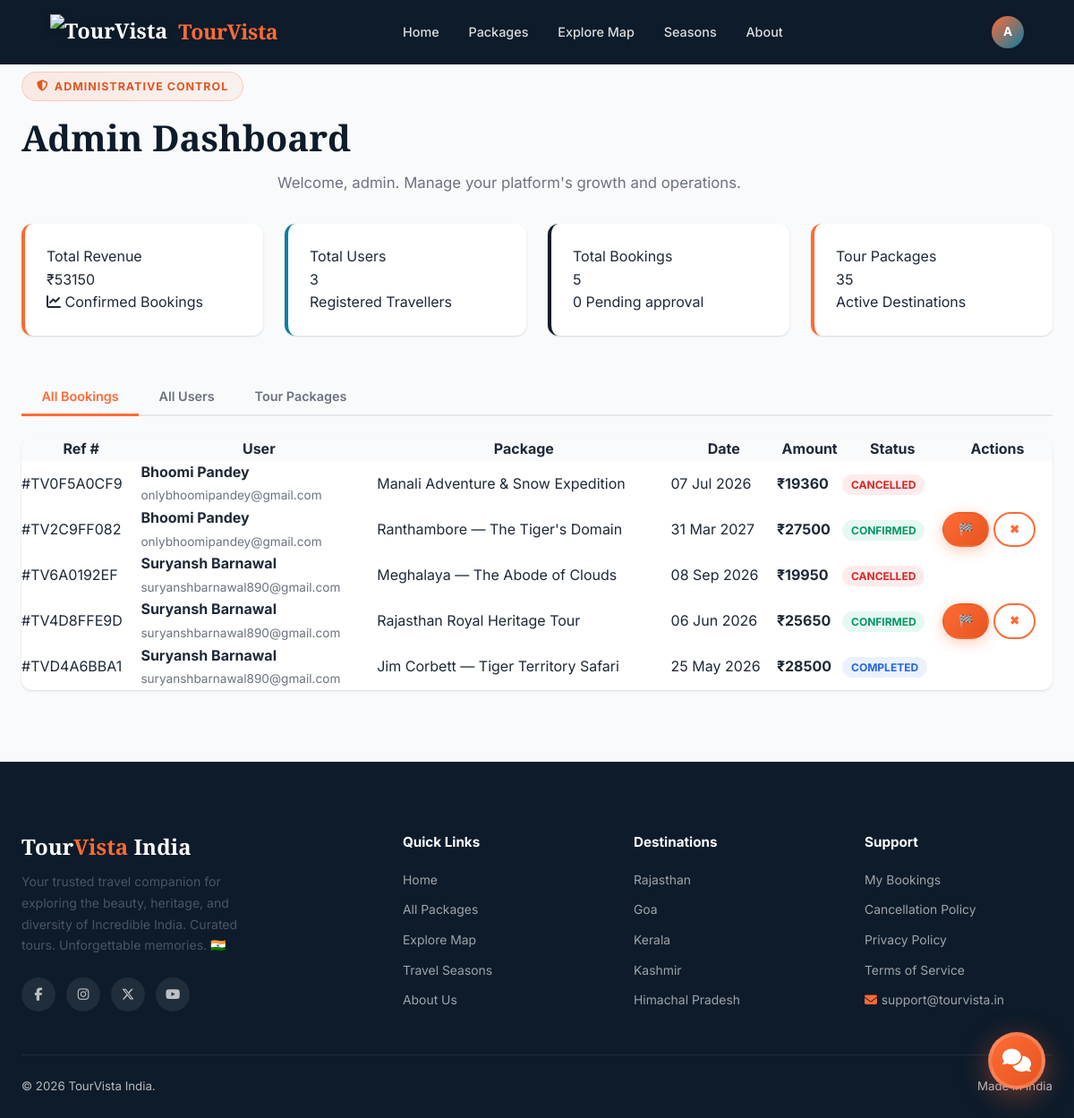
Page /accounts/admin-dashboard/ (signed in) on the earlier database version.
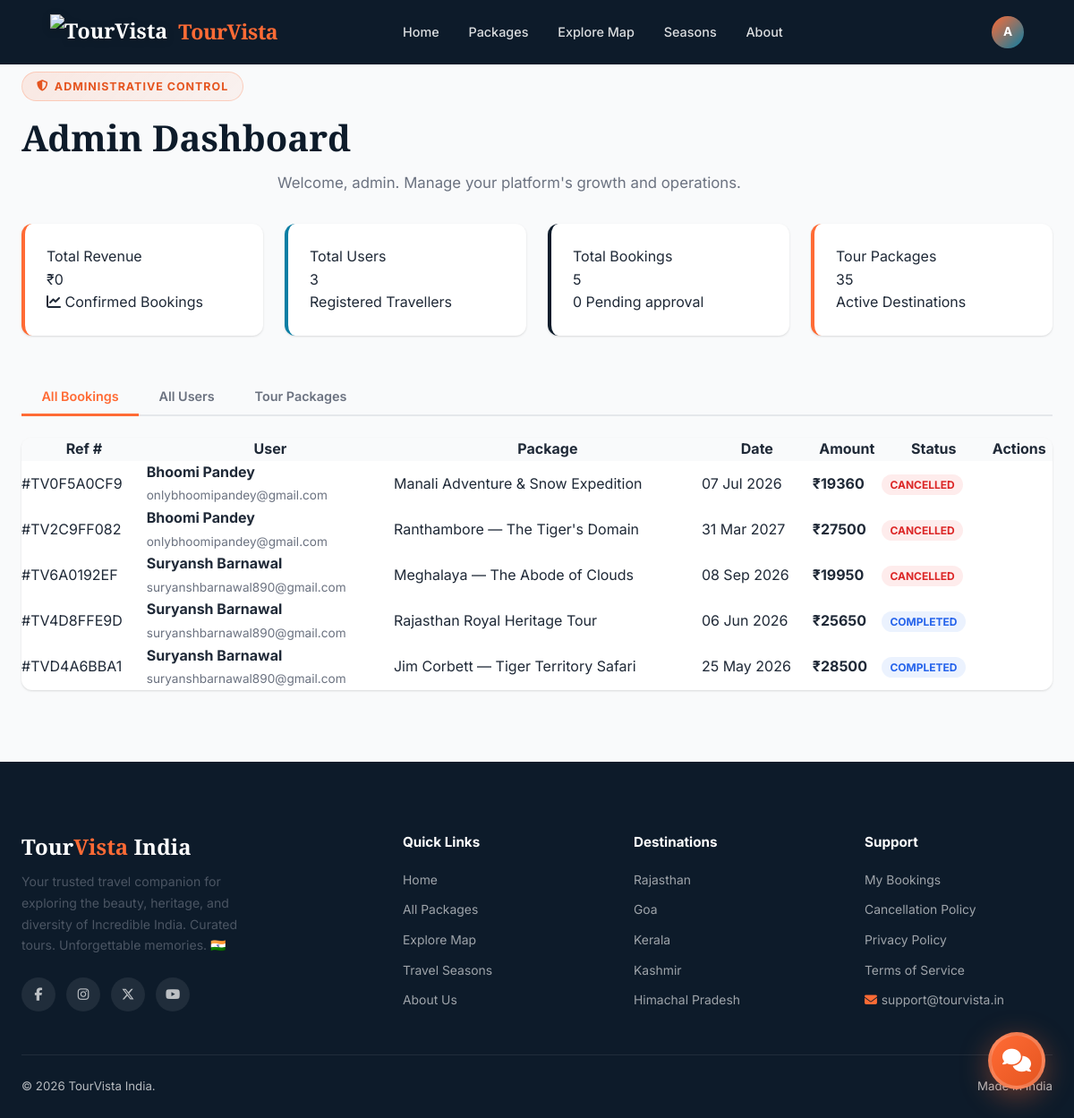
Same page on the later database version.
### bookings/models.py (models this page shows, shortened)
class Booking(models.Model):
    booking_ref = models.CharField(max_length=12, unique=True, blank=True)
    user = models.ForeignKey(User, on_delete=models.CASCADE, related_name='bookings')
    package = models.ForeignKey(TourPackage, on_delete=models.CASCADE, related_name='bookings')
    first_name = models.CharField(max_length=50)
    last_name = models.CharField(max_length=50)
    email = models.EmailField()
    phone = models.CharField(max_length=15)
    num_travellers = models.PositiveIntegerField(default=1)
    travel_date = models.DateField()
    special_requests = models.TextField(blank=True)
    price_per_person = models.DecimalField(max_digits=10, decimal_places=2)
    total_amount = models.DecimalField(max_digits=12, decimal_places=2)
    status = models.CharField(max_length=20, choices=BOOKING_STATUS, default='pending')
    created_at = models.DateTimeField(auto_now_add=True)
    updated_at = models.DateTimeField(auto_now=True)
    class Meta:
        ordering = ['-created_at']
    @property
    def full_name(self):
        return f"{self.first_name} {self.last_name}"

### core/models.py (models this page shows, shortened)
class TourPackage(models.Model):
    title = models.CharField(max_length=255)
    slug = models.SlugField(unique=True, blank=True)
    destination = models.ForeignKey(Destination, on_delete=models.SET_NULL, null=True, blank=True)
    state = models.CharField(max_length=50, choices=INDIAN_STATES, default='rajasthan')
    description = models.TextField()
    highlights = models.TextField(blank=True, help_text="One highlight per line")
    itinerary = models.TextField(blank=True, help_text="Day-wise itinerary")
    inclusions = models.TextField(blank=True)
    exclusions = models.TextField(blank=True)
    duration_days = models.PositiveIntegerField(default=3)
    max_group_size = models.PositiveIntegerField(default=20)
    price_per_person = models.DecimalField(max_digits=10, decimal_places=2)
    discount_percent = models.PositiveIntegerField(default=0)
    difficulty = models.CharField(max_length=20, choices=DIFFICULTY_LEVELS, default='easy')
    best_season = models.CharField(max_length=20, choices=SEASONS, default='all')
    transportation = models.CharField(max_length=30, choices=TRANSPORT_CHOICES, default='flight')
    accommodation = models.CharField(max_length=30, choices=ACCOMMODATION_CHOICES, default='hotel')
    hotel_name = models.CharField(max_length=255, blank=True, help_text="Specific hotel name, e.g. Taj Lake Palace")
    hotel_star_rating = models.PositiveIntegerField(
        null=True, blank=True,
        choices=[(i, f'{i} Star') for i in range(1, 6)],
        help_text="Hotel star rating 1–5"
    )
    transport_details = models.CharField(max_length=255, blank=True, help_text="e.g. Indigo Flight + Private Innova Crysta")
    main_image = models.ImageField(upload_to='packages/', null=True, blank=True)
    image_2 = models.ImageField(upload_to='packages/', null=True, blank=True)
    image_3 = models.ImageField(upload_to='packages/', null=True, blank=True)
    image_4 = models.ImageField(upload_to='packages/', null=True, blank=True)
    is_featured = models.BooleanField(default=False)
    is_active = models.BooleanField(default=True)
    created_at = models.DateTimeField(auto_now_add=True)
    updated_at = models.DateTimeField(auto_now=True)
    city_name = models.CharField(max_length=100, blank=True, help_text="City name for weather API (e.g. Jaipur)")
    class Meta:
        ordering = ['-is_featured', '-created_at']

### accounts/views.py (the view)
# urls.py: path('admin-dashboard/', views.admin_dashboard, name='admin_dashboard'),
@login_required
def admin_dashboard(request):
    if not request.user.is_staff:
        messages.error(request, 'Access denied. Admins only.')
        return redirect('accounts:dashboard')
    all_users = User.objects.all().select_related('profile')
    all_bookings = Booking.objects.all().select_related('user', 'package').order_by('-created_at')
    from core.models import TourPackage
    all_packages = TourPackage.objects.all()
    total_revenue = sum(b.total_amount for b in all_bookings if b.status == 'confirmed')
    pending_bookings = all_bookings.filter(status='pending').count()
    context = {
        'all_users': all_users,
        'all_bookings': all_bookings,
        'all_packages': all_packages,
        'total_users': all_users.count(),
        'total_bookings': all_bookings.count(),
        'total_packages': all_packages.count(),
        'total_revenue': total_revenue,
        'pending_count': pending_bookings,
    }
    return render(request, 'accounts/admin_dashboard.html', context)

### templates/accounts/admin_dashboard.html (shortened to what this page needs)
{% extends 'base.html' %}
{% load static %}
{% block content %}
<div class="section" style="background:var(--gray-50); min-height:80vh">
    <div class="container">
        <div class="section-header" style="text-align:left; margin-bottom:2rem">
            <div class="badge-tag"><i class="fas fa-shield-alt"></i> Administrative Control</div>
            <h2>Admin Dashboard</h2>
            <p>Welcome, {{ user.first_name|default:user.username }}. Manage your platform's growth and operations.</p>
        </div>
        <div style="display:grid; grid-template-columns:repeat(auto-fit, minmax(240px, 1fr)); gap:1.5rem; margin-bottom:3rem">
            <div style="background:white; padding:1.5rem; border-radius:var(--radius); box-shadow:var(--shadow-sm); border-left:4px solid var(--saffron)">
                <div class="label">Total Revenue</div>
                <div class="value">₹{{ total_revenue|floatformat:0 }}</div>
                <div class="meta"><i class="fas fa-chart-line"></i> Confirmed Bookings</div>
            </div>
            <div style="background:white; padding:1.5rem; border-radius:var(--radius); box-shadow:var(--shadow-sm); border-left:4px solid var(--teal)">
                <div class="label">Total Users</div>
                <div class="value">{{ total_users }}</div>
                <div class="meta">Registered Travellers</div>
            </div>
            <div style="background:white; padding:1.5rem; border-radius:var(--radius); box-shadow:var(--shadow-sm); border-left:4px solid var(--navy)">
                <div class="label">Total Bookings</div>
                <div class="value">{{ total_bookings }}</div>
                <div class="meta">{{ pending_count }} Pending approval</div>
            </div>
            <div style="background:white; padding:1.5rem; border-radius:var(--radius); box-shadow:var(--shadow-sm); border-left:4px solid var(--saffron)">
                <div class="label">Tour Packages</div>
                <div class="value">{{ total_packages }}</div>
                <div class="meta">Active Destinations</div>
            </div>
        </div>
        <div class="detail-tabs" style="margin-bottom:1.5rem">
            <button class="tab-btn active" data-tab="tab-bookings">All Bookings</button>
            <button class="tab-btn" data-tab="tab-users">All Users</button>
            <button class="tab-btn" data-tab="tab-packages">Tour Packages</button>
        </div>
        <div class="tab-panel active" id="tab-bookings">
            <div style="background:white; border-radius:var(--radius); box-shadow:var(--shadow-sm); overflow-x:auto">
                <table style="width:100%; border-collapse:collapse;">
                    <thead>
                        <tr style="background:var(--gray-50)">
                            <th>Ref #</th>
                            <th>User</th>
                            <th>Package</th>
                            <th>Date</th>
                            <th>Amount</th>
                            <th>Status</th>
                            <th>Actions</th>
                        </tr>
                    </thead>
                    <tbody>
                        {% for b in all_bookings %}
                        <tr>
                            <td>#{{ b.booking_ref }}</td>
                            <td>
                                <strong>{{ b.full_name|default:"N/A" }}</strong><br>
                                <small>{{ b.user.email|default:"—" }}</small>
                            </td>
                            <td>{{ b.package.title }}</td>
                            <td>{{ b.travel_date|date:"d M Y" }}</td>
                            <td><strong>₹{{ b.total_amount|floatformat:0 }}</strong></td>
                            <td>
                                <span class="badge status-{{ b.status|default:'unknown' }}">
                                    {{ b.status|title }}
                                </span>
                            </td>
                            <td>
                                {% if b.status == 'confirmed' %}
                                    <a href="{% url 'accounts:admin_update_booking_status' b.id 'completed' %}" class="btn btn-primary btn-sm">🏁</a>
                                {% endif %}
                                {% if b.status != 'cancelled' and b.status != 'completed' %}
                                    <a href="{% url 'accounts:admin_update_booking_status' b.id 'cancelled' %}" class="btn btn-outline btn-sm">✖</a>
                                {% endif %}
                            </td>
                        </tr>
                        {% empty %}
                        <tr>
                            <td colspan="7" style="text-align:center; padding:2rem;">
                                No bookings found.
                            </td>
                        </tr>
                        {% endfor %}
                    </tbody>
                </table>
            </div>
        </div>
    </div>
</div>
{% endblock %}

### templates/base.html (shortened to what this page needs)
{% load static %}
<!DOCTYPE html>
<html lang="en">
<head>
  <link rel="stylesheet" href="https://cdnjs.cloudflare.com/ajax/libs/font-awesome/6.5.1/css/all.min.css">
  <link rel="stylesheet" href="{% static 'css/style.css' %}">
  <link rel="stylesheet" href="https://unpkg.com/leaflet@1.9.4/dist/leaflet.css">
  <link rel="stylesheet" href="https://unpkg.com/aos@2.3.1/dist/aos.css">
</head>
<body>
  <nav class="navbar {% block navbar_class %}solid{% endblock %}" id="main-navbar">
    <div class="container" style="display:flex;align-items:center;width:100%;gap:2rem">
      <a href="{% url 'core:home' %}" class="nav-brand" style="display:flex;align-items:center;gap:.75rem">
        <img src="{% static 'img/logo.png' %}" alt="TourVista"
          style="height:40px;width:auto;filter:drop-shadow(0 2px 4px rgba(0,0,0,.2))">
        <span style="font-family:'Playfair Display',serif;font-weight:700;letter-spacing:-0.02em">Tour<span
            style="color:var(--saffron)">Vista</span></span>
      </a>
      <div class="nav-links">
        <a href="{% url 'core:home' %}" {% if request.resolver_match.url_name == 'home' %}class="active" {% endif %}>Home</a>
        <a href="{% url 'core:packages' %}" {% if 'package' in request.resolver_match.url_name %}class="active" {% endif %}>Packages</a>
        <a href="{% url 'core:explore_map' %}">Explore Map</a>
        <a href="{% url 'core:seasons' %}">Seasons</a>
        <a href="{% url 'core:about' %}">About</a>
      </div>
      <div class="nav-actions" style="margin-left:auto;flex-shrink:0">
        {% if user.is_authenticated %}
        <div class="nav-dropdown">
          <div class="nav-avatar" title="{{ user.username }}">
            {% if user.first_name %}{{ user.first_name.0|upper }}{% else %}{{ user.username.0|upper }}{% endif %}
          </div>
        </div>
        {% else %}
        <a href="{% url 'accounts:login' %}" class="btn btn-outline btn-sm"
          style="color:white;border-color:rgba(255,255,255,.4)">Login</a>
        <a href="{% url 'accounts:register' %}" class="btn btn-primary btn-sm">Sign Up Free</a>
        {% endif %}
      </div>
    </div>
  </nav>
  {% block content %}{% endblock %}
  <footer class="footer">
    <div class="container">
      <div class="footer-grid">
        <div class="footer-brand">
          <h3>Tour<span>Vista</span> India</h3>
          <p>Your trusted travel companion for exploring the beauty, heritage, and diversity of Incredible India.
            Curated tours. Unforgettable memories. 🇮🇳</p>
          <div class="footer-social">
            <a href="#" aria-label="Facebook"><i class="fab fa-facebook-f"></i></a>
            <a href="#" aria-label="Instagram"><i class="fab fa-instagram"></i></a>
            <a href="#" aria-label="Twitter"><i class="fab fa-x-twitter"></i></a>
            <a href="#" aria-label="YouTube"><i class="fab fa-youtube"></i></a>
          </div>
        </div>
        <div class="footer-col">
          <h4>Quick Links</h4>
          <ul>
            <li><a href="{% url 'core:home' %}">Home</a></li>
            <li><a href="{% url 'core:packages' %}">All Packages</a></li>
            <li><a href="{% url 'core:explore_map' %}">Explore Map</a></li>
            <li><a href="{% url 'core:seasons' %}">Travel Seasons</a></li>
            <li><a href="{% url 'core:about' %}">About Us</a></li>
          </ul>
        </div>
        <div class="footer-col">
          <h4>Destinations</h4>
          <ul>
            <li><a href="{% url 'core:packages' %}?state=rajasthan">Rajasthan</a></li>
            <li><a href="{% url 'core:packages' %}?state=goa">Goa</a></li>
            <li><a href="{% url 'core:packages' %}?state=kerala">Kerala</a></li>
            <li><a href="{% url 'core:packages' %}?state=kashmir">Kashmir</a></li>
            <li><a href="{% url 'core:packages' %}?state=himachal_pradesh">Himachal Pradesh</a></li>
          </ul>
        </div>
        <div class="footer-col">
          <h4>Support</h4>
          <ul>
            <li><a href="{% url 'accounts:dashboard' %}">My Bookings</a></li>
            <li><a href="#">Cancellation Policy</a></li>
            <li><a href="#">Privacy Policy</a></li>
            <li><a href="#">Terms of Service</a></li>
            <li><a href="mailto:support@tourvista.in"><i class="fas fa-envelope"
                  style="margin-right:.3rem;color:#FF6B35"></i>support@tourvista.in</a></li>
          </ul>
        </div>
      </div>
      <div class="footer-bottom">
        <span>© {% now "Y" %} TourVista India.</span>
        <span>Made in India </span>
      </div>
    </div>
  </footer>
  <div class="chatbot-bubble">
    <button class="chatbot-toggle" id="chatbot-toggle" aria-label="Open chat assistant" aria-expanded="false">
      <i class="fas fa-comments"></i>
    </button>
  </div>
</body>
</html>

### templates/accounts/admin_dashboard.html (style rules this page uses)
.badge { padding: .25rem .6rem; border-radius: 999px; font-size: .75rem; font-weight: 700; text-transform: uppercase; }
.status-completed { background: rgba(59,130,246,.1); color: #2563EB; }
.status-cancelled, .status-unknown { background: rgba(239,68,68,.1); color: #DC2626; }

Differences in the rows shown:
changed Booking "TV2C9FF082": status "CONFIRMED" → "CANCELLED"; no longer shows "🏁 ✖"
changed Booking "TV4D8FFE9D": status "CONFIRMED" → "COMPLETED"; no longer shows "🏁 ✖"
Other differences:
{{ total_revenue|floatformat:0 }}: "53150" → "0"
